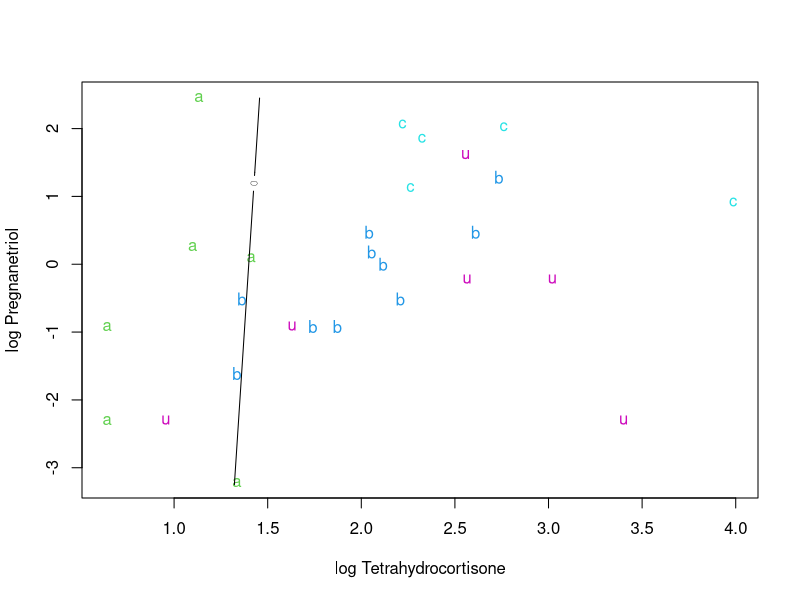

Write the R code that produced this figure. (Note: this script raises an error after producing the figure.)
require(MASS)

require(nnet)

Cf=data.frame(Tetrahydrocortisone=log(Cushings[,1]),Pregnanetriol=log(Cushings[,2]),Type=Cushings$Type)


plot(Cf[,1], Cf[,2], type="n",xlab = "log Tetrahydrocortisone", ylab ="log Pregnanetriol")


text(Cf[,1],Cf[,2],labels=Cf$Type,col=as.numeric(Cf$Type)+2)



data = Cf

Cf = Cf[Cf$Type != "u",]

Cf$Type = factor(as.character(Cf$Type))


Cfmulti = multinom(Type~., data = Cf[Cf$Type != "u",])

Cflda = lda(Type~., data = Cf)

Cfqda = qda(Type~., data = Cf)


xp <- seq(0.6, 4.0, length = 100)

yp <- seq(-3.25, 2.45, length = 100)


cushT <- expand.grid(Tetrahydrocortisone = xp,Pregnanetriol = yp)


Z.m = predict(Cfmulti, new = cushT,type="probs")

Z.lda = predict(Cflda, new = cushT, type = "posterior")

Z.qda = predict(Cfqda, new = cushT, type = "posterior")


Z.lda = Z.lda$posterior

Z.qda = Z.qda$posterior



zp3 = Z.lda[,3]-pmax(Z.lda[,2],Z.lda[,1])

zp1 = Z.lda[,1]-pmax(Z.lda[,2],Z.lda[,3])


zp1 = as.matrix(zp1)

zp3 = as.matrix(zp3)


contour(xp,yp,matrix(zp1,100),levels=0,add=T)

contour(xp,yp,matrix(zp13,100),levels=0,add=T)


zp3 = Z.qda[,3]-pmax(Z.qda[,2],Z.qda[,1])

zp1 = Z.qda[,1]-pmax(Z.qda[,2],Z.qda[,3])


zp1 = as.matrix(zp1)
zp3 = as.matrix(zp3)


plot(data[,1], data[,2], type="n",xlab = "log Tetrahydrocortisone", ylab ="log Pregnanetriol")
text(Cf[,1],Cf[,2],labels=Cf$Type,col=as.numeric(Cf$Type)+2)

contour(xp,yp,matrix(zp1,100),levels=0,add=T)

contour(xp,yp,matrix(zp3,100),levels=0,add=T)



zp3 = Z.m[,3]-pmax(Z.m[,2],Z.m[,1])

zp1 = Z.m[,1]-pmax(Z.m[,2],Z.m[,3])


zp1 = as.matrix(zp1)

zp3 = as.matrix(zp3)


plot(data[,1], data[,2], type="n",xlab = "log Tetrahydrocortisone", ylab ="log Pregnanetriol")

text(Cf[,1],Cf[,2],labels=Cf$Type,col=as.numeric(Cf$Type)+2) 

contour(xp,yp,matrix(zp1,100),levels=0,add=T)

contour(xp,yp,matrix(zp3,100),levels=0,add=T)